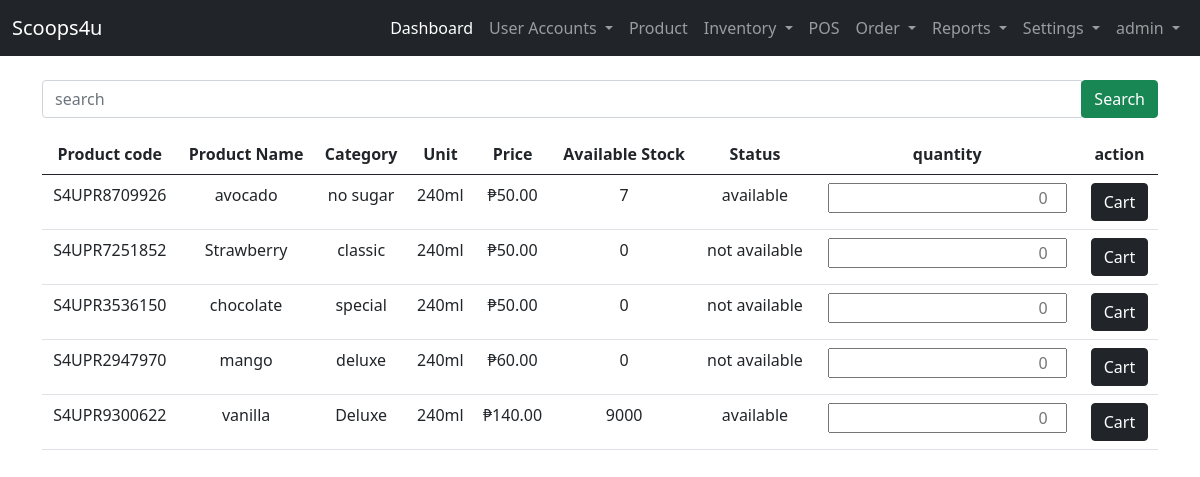
Screenshot of /user-site/pos/all-products/ (signed in) with the database file from the repository.
### landing_page/models.py (models this page shows)
class User(AbstractUser):
    ROLE = ((" "," "),("admin","admin"),("staff","staff"),("reseller","reseller"),("rider","rider"))
    STAT = ((" "," "),("active","active"),("inactive","inactive"))
    role = models.CharField(max_length=50, null=True, default=None, choices=ROLE)
    status = models.CharField(max_length=50, null=True, default=None , choices=STAT)

### admin_site/models.py (models this page shows, shortened)
class Product(models.Model):
    STATUS = (("available","available"),("not available","not available"))
    product_code =  models.CharField(unique=True, max_length=200, verbose_name='Product Code')
    product_category =  models.CharField(max_length=200, verbose_name='Category')
    product_name=  models.CharField(max_length=200, verbose_name='Product Name')
    product_unit =  models.CharField(max_length=200, verbose_name='Unit')
    product_ResellerPrice =   models.BigIntegerField(null=True, verbose_name='Reseller Price')
    product_price =   models.BigIntegerField(null=True, verbose_name='Pos Price')
    product_stock =  models.BigIntegerField(null=True, verbose_name='Available Stock')
    product_status =  models.CharField(max_length=200, choices=STATUS, verbose_name='Status')

### admin_site/views.py (the view)
# urls.py: path('pos/all-products/', views.all_products ,name='all_products'),
@login_required(login_url='landing_page:login')
def all_products(request):
    list_products = Product.objects.all()
    context = {'list_products':list_products}
    return render(request, 'admin_site/pos/all-products.html', context)

### templates/admin_site/pos/all-products.html (shortened to what this page needs)
{% extends 'admin_site/base.html' %}
{% block content %}
<form action="{% url 'admin_site:search_product' %}" method="get" class="my-3 ">
    <div class="input-group">
        <input type="text" class="form-control" name="search" placeholder="search" required>
        <div class="input-group-append">
            <button class="btn btn-success">Search</button>
        </div>
    </div>
</form>
{% if list_products %}
<table class="table table-hover text-center">
    <thead>
        <tr>
            <th>Product code </th>
            <th>Product Name</th>
            <th>Category</th>
            <th>Unit</th>
            {% if user.role == "admin" %}
            <th>Price</th>
            {% elif user.role == "staff" %}
            <th>Price</th>
            {% endif %}
            <th>Available Stock</th>
            <th>Status</th>
            <th>quantity</th>
            <th>action</th>
        </tr>
    </thead>
    <tbody>
        {% for list in list_products %}
        <tr>
            <td>{{ list.product_code }}</td>
            <td>{{ list.product_name }}</td>
            <td>{{ list.product_category }}</td>
            <td>{{ list.product_unit }}</td>
            {% if user.role == "admin" %}
            <td>&#8369;{{ list.product_price|floatformat:2 }}</td>
            {% elif user.role == "staff" %}
            <td>&#8369;{{ list.product_price|floatformat:2 }}</td>
            {% endif %}
            <td>{{ list.product_stock }}</td>
            <td>{{ list.product_status }}</td>
        <form action="{% url 'admin_site:cart_products' list.id %}" method="POST">
        <td><input type="number" name="quantity" style="text-align:right;" placeholder="0" required></td>
        <td><button class="btn btn-dark" type="submit" name="cart">Cart</button></td>
        </form>
        </tr>
        {% endfor %}
    </tbody>
</table>
{% endif %}
{% endblock content %}

### templates/admin_site/base.html (shortened to what this page needs)
{% load static %}
<!DOCTYPE html>
<html lang="en">
<head>
    <link href="https://cdn.jsdelivr.net/npm/bootstrap@5.0.2/dist/css/bootstrap.min.css" rel="stylesheet">
    <link rel="stylesheet" href="{% static 'css/sample.css' %}">
  </head>
<body>
  {% if user.role == "admin"%}
    <nav class="navbar navbar-expand-lg navbar-dark bg-dark">
        <div class="container-fluid">
          <a class="navbar-brand" href="#">Scoops4u</a>
          <div class="collapse navbar-collapse" id="navbarNavDropdown">
            <ul class="navbar-nav ms-auto mb-2 mb-lg-0">
              <li class="nav-item">
                <a class="nav-link active" aria-current="page" href="{% url 'admin_site:dashboard'%}">Dashboard</a>
              </li>
              <li class="nav-item dropdown">
                <a class="nav-link dropdown-toggle" href="#" id="navbarDropdownMenuLink" role="button" data-bs-toggle="dropdown" aria-expanded="false">
                  User Accounts
                </a>
              </li>
              <li class="nav-item">
                <a class="nav-link" href="{%url 'admin_site:list_product' %}">Product</a>
              </li>
              <li class="nav-item dropdown">
                <a class="nav-link dropdown-toggle" href="#" id="navbarDropdownMenuLink" role="button" data-bs-toggle="dropdown" aria-expanded="false">
                  Inventory
                </a>
              </li>
              <li class="nav-item">
                <a class="nav-link" href="{%url 'admin_site:pos' %}">POS</a>
              </li>
              <li class="nav-item dropdown">
                <a class="nav-link dropdown-toggle" href="#" id="navbarDropdownMenuLink" role="button" data-bs-toggle="dropdown" aria-expanded="false">
                  Order
                </a>
              </li>
              <li class="nav-item dropdown">
                <a class="nav-link dropdown-toggle" href="#" id="navbarDropdownMenuLink" role="button" data-bs-toggle="dropdown" aria-expanded="false">
                  Reports
                </a>
              </li>
              <li class="nav-item dropdown">
                <a class="nav-link dropdown-toggle" href="#" id="navbarDropdownMenuLink" role="button" data-bs-toggle="dropdown" aria-expanded="false">
                  Settings
                </a>
              </li>
              <li class="nav-item dropdown">
                <a class="nav-link dropdown-toggle" href="#" id="navbarDropdownMenuLink" role="button" data-bs-toggle="dropdown" aria-expanded="false">
                  {{ user }}
                </a>
              </li>
            </ul>
          </div>
        </div>
      </nav>
  {% endif %}
      <div class="container">
        <div class="row mt-2">
            <div class="col-lg-12">
                {% block content %}
                {% endblock content %}
            </div>
        </div>
      </div>
</body>
</html>

### rows the page displays
User: username "admin"
Product: product_code "S4UPR8709926", product_name "avocado", product_category "no sugar", product_unit "240ml", product_price "50.00", product_stock "7", product_status "available"
Product: product_code "S4UPR7251852", product_name "Strawberry", product_category "classic", product_unit "240ml", product_price "50.00", product_stock "0", product_status "not available"
Product: product_code "S4UPR3536150", product_name "chocolate", product_category "special", product_unit "240ml", product_price "50.00", product_stock "0", product_status "not available"
Product: product_code "S4UPR2947970", product_name "mango", product_category "deluxe", product_unit "240ml", product_price "60.00", product_stock "0", product_status "not available"
Product: product_code "S4UPR9300622", product_name "vanilla", product_category "Deluxe", product_unit "240ml", product_price "140.00", product_stock "9000", product_status "available"
